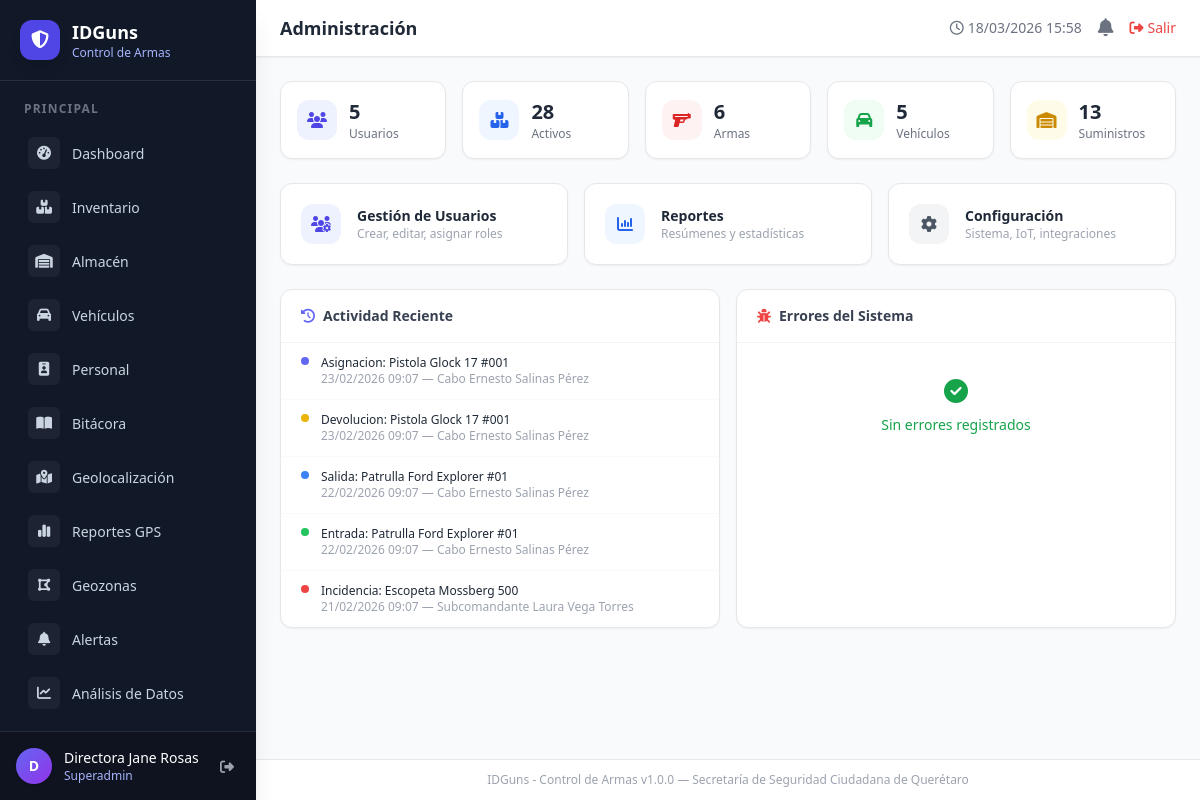
The page /admin (signed in) on the database its author committed.
### tables this page shows
CREATE TABLE `bitacora` (
  `id` int(10) UNSIGNED NOT NULL,
  `tipo` enum('entrada','salida','asignacion','devolucion','incidencia') NOT NULL,
  `activo_id` int(10) UNSIGNED DEFAULT NULL,
  `activo_tipo` varchar(60) DEFAULT NULL,
  `responsable_id` int(10) UNSIGNED DEFAULT NULL,
  `oficial_id` int(10) UNSIGNED DEFAULT NULL,
  `descripcion` text,
  `estado_anterior` varchar(80) DEFAULT NULL,
  `estado_nuevo` varchar(80) DEFAULT NULL,
  `turno` enum('matutino','vespertino','nocturno') NOT NULL DEFAULT 'matutino',
  `fecha` datetime NOT NULL DEFAULT CURRENT_TIMESTAMP,
  `created_at` datetime NOT NULL DEFAULT CURRENT_TIMESTAMP
);

CREATE TABLE `activos` (
  `id` int(10) UNSIGNED NOT NULL,
  `codigo` varchar(30) NOT NULL,
  `nombre` varchar(150) NOT NULL,
  `categoria` varchar(80) NOT NULL DEFAULT 'otro',
  `marca` varchar(80) DEFAULT NULL,
  `modelo` varchar(80) DEFAULT NULL,
  `serie` varchar(80) DEFAULT NULL,
  `color` varchar(40) DEFAULT NULL,
  `estado` enum('activo','baja','mantenimiento') NOT NULL DEFAULT 'activo',
  `responsable_id` int(10) UNSIGNED DEFAULT NULL,
  `personal_id` int(10) UNSIGNED DEFAULT NULL COMMENT 'Responsable del activo (tabla personal)',
  `ubicacion` varchar(150) DEFAULT NULL,
  `descripcion` text,
  `fecha_adquisicion` date DEFAULT NULL,
  `valor` decimal(12,2) DEFAULT NULL,
  `imagen` varchar(255) DEFAULT NULL,
  `created_at` datetime NOT NULL DEFAULT CURRENT_TIMESTAMP
);

CREATE TABLE `users` (
  `id` int(10) UNSIGNED NOT NULL,
  `nombre` varchar(120) NOT NULL,
  `username` varchar(60) NOT NULL,
  `email` varchar(120) DEFAULT NULL,
  `password` varchar(255) NOT NULL,
  `rol` enum('superadmin','admin','almacen','bitacora') NOT NULL DEFAULT 'bitacora',
  `activo` tinyint(1) UNSIGNED NOT NULL DEFAULT '1',
  `created_at` datetime NOT NULL DEFAULT CURRENT_TIMESTAMP
);

### app/controllers/BaseController.php (called while the page is built, shortened)
<?php
class BaseController
{
    protected function render(string $view, array $data = [], string $layout = 'main'): void
    {
        extract($data);
        $viewFile = ROOT_PATH . '/app/views/' . $view . '.php';
        require $viewFile;
    }
}

### app/controllers/AdminController.php (called while the page is built, shortened)
<?php
class AdminController extends BaseController
{
    private User $userModel;
    public function __construct()
    {
        $this->userModel = new User();
    }
    public function index(): void
    {
        $totalUsers     = $this->userModel->count();
        $totalActivos   = (new Asset())->count();
        $totalArmas     = (new Weapon())->count();
        $totalVehiculos = (new Vehicle())->count();
        $totalSuministros = (new Supply())->count();
        $activity = (new LogEntry())->getRecent(15);
        $errors = (new Setting())->getErrors(10);
        $this->render('admin/index', [
            'title'            => 'Administración',
            'flash'            => $this->getFlash(),
            'totalUsers'       => $totalUsers,
            'totalActivos'     => $totalActivos,
            'totalArmas'       => $totalArmas,
            'totalVehiculos'   => $totalVehiculos,
            'totalSuministros' => $totalSuministros,
            'activity'         => $activity,
            'errors'           => $errors,
        ]);
    }
}

### index.php (called while the page is built, shortened)
<?php
require_once __DIR__ . '/config/database.php';
require_once __DIR__ . '/app/controllers/BaseController.php';
require_once __DIR__ . '/app/models/BaseModel.php';
$requestUri = parse_url($_SERVER['REQUEST_URI'] ?? '/', PHP_URL_PATH);
$uri        = $requestUri;
$uri = trim($uri ?: '/', '/');
$controller = null;
$action     = null;
if (isset($routes[$uri])) {
    [$controller, $action] = $routes[$uri];
}
$obj = new $controller();
$obj->$action();

### config/database.php (called while the page is built, shortened)
<?php
class Database
{
    private static ?PDO $instance = null;
    public static function getInstance(): PDO
    {
        if (self::$instance === null) {
            $dsn     = 'mysql:host=' . DB_HOST . ';dbname=' . DB_NAME . ';charset=' . DB_CHARSET;
            $options = [
                PDO::ATTR_ERRMODE            => PDO::ERRMODE_EXCEPTION,
                PDO::ATTR_DEFAULT_FETCH_MODE => PDO::FETCH_ASSOC,
                PDO::ATTR_EMULATE_PREPARES   => false,
                PDO::MYSQL_ATTR_INIT_COMMAND => "SET NAMES utf8mb4 COLLATE utf8mb4_unicode_ci",
            ];
            self::$instance = new PDO($dsn, DB_USER, DB_PASS, $options);
        }
        return self::$instance;
    }
}

### app/models/BaseModel.php (called while the page is built, shortened)
<?php
class BaseModel
{
    protected PDO    $db;
    protected string $table = '';
    public function __construct()
    {
        $this->db = Database::getInstance();
    }
    public function count(array $conditions = []): int
    {
        [$where, $params] = $this->buildWhere($conditions);
        $stmt = $this->db->prepare("SELECT COUNT(*) FROM {$this->table}" . $where);
        $stmt->execute($params);
        return (int) $stmt->fetchColumn();
    }
    public function query(string $sql, array $params = []): array
    {
        $stmt = $this->db->prepare($sql);
        $stmt->execute($params);
        return $stmt->fetchAll();
    }
    private function buildWhere(array $conditions): array
    {
        if (empty($conditions)) return ['', []];
        $wheres = [];
        $params = [];
        return [' WHERE ' . implode(' AND ', $wheres), $params];
    }
}

### app/models/LogEntry.php (called while the page is built, shortened)
<?php
class LogEntry extends BaseModel
{
    public function getRecent(int $limit = 8): array
    {
        return $this->query(
            "SELECT b.*, u.nombre AS responsable_nombre,
                    o.nombre AS oficial_nombre, a.nombre AS activo_nombre
             FROM bitacora b
             LEFT JOIN users u     ON b.responsable_id = u.id
             LEFT JOIN oficiales o ON b.oficial_id = o.id
             LEFT JOIN activos a   ON b.activo_id = a.id
             ORDER BY b.fecha DESC LIMIT {$limit}"
        );
    }
}

### app/views/admin/index.php (the view, shortened to what this page needs)
<div class="grid grid-cols-2 lg:grid-cols-5 gap-4 mb-6">
    <?php
    $stats = [
        ['label'=>'Usuarios',      'value'=>$totalUsers,       'icon'=>'fa-users',         'color'=>'indigo'],
        ['label'=>'Activos',        'value'=>$totalActivos,     'icon'=>'fa-boxes-stacked', 'color'=>'blue'],
        ['label'=>'Armas',          'value'=>$totalArmas,       'icon'=>'fa-gun',           'color'=>'red'],
        ['label'=>'Vehículos',      'value'=>$totalVehiculos,   'icon'=>'fa-car',           'color'=>'green'],
        ['label'=>'Suministros',    'value'=>$totalSuministros, 'icon'=>'fa-warehouse',     'color'=>'yellow'],
    ];
    foreach ($stats as $s): ?>
    <div class="bg-white rounded-xl shadow-sm border border-gray-200 p-4 flex items-center gap-3">
        <div class="w-10 h-10 rounded-xl bg-<?= $s['color'] ?>-50 flex items-center justify-center">
            <i class="fa-solid <?= $s['icon'] ?> text-<?= $s['color'] ?>-600"></i>
        </div>
        <div>
            <p class="text-xl font-bold text-gray-800"><?= $s['value'] ?></p>
            <p class="text-xs text-gray-500"><?= $s['label'] ?></p>
        </div>
    </div>
    <?php endforeach; ?>
</div>
<div class="grid grid-cols-1 md:grid-cols-3 gap-4 mb-6">
    <?php if (in_array($_SESSION['user_role']??'', ['superadmin','admin'])): ?>
    <a href="<?= BASE_URL ?>/admin/usuarios"
       class="bg-white rounded-xl shadow-sm border border-gray-200 p-5 hover:shadow-md transition-shadow flex items-center gap-4">
        <div class="w-10 h-10 bg-indigo-50 rounded-xl flex items-center justify-center">
            <i class="fa-solid fa-users-gear text-indigo-600"></i>
        </div>
        <div>
            <p class="font-semibold text-gray-800 text-sm">Gestión de Usuarios</p>
            <p class="text-xs text-gray-400">Crear, editar, asignar roles</p>
        </div>
    </a>
    <a href="<?= BASE_URL ?>/admin/reportes"
       class="bg-white rounded-xl shadow-sm border border-gray-200 p-5 hover:shadow-md transition-shadow flex items-center gap-4">
        <div class="w-10 h-10 bg-blue-50 rounded-xl flex items-center justify-center">
            <i class="fa-solid fa-chart-column text-blue-600"></i>
        </div>
        <div>
            <p class="font-semibold text-gray-800 text-sm">Reportes</p>
            <p class="text-xs text-gray-400">Resúmenes y estadísticas</p>
        </div>
    </a>
    <a href="<?= BASE_URL ?>/configuracion"
       class="bg-white rounded-xl shadow-sm border border-gray-200 p-5 hover:shadow-md transition-shadow flex items-center gap-4">
        <div class="w-10 h-10 bg-gray-100 rounded-xl flex items-center justify-center">
            <i class="fa-solid fa-gear text-gray-600"></i>
        </div>
        <div>
            <p class="font-semibold text-gray-800 text-sm">Configuración</p>
            <p class="text-xs text-gray-400">Sistema, IoT, integraciones</p>
        </div>
    </a>
    <?php endif; ?>
</div>
<div class="grid grid-cols-1 lg:grid-cols-2 gap-4">
    <div class="bg-white rounded-xl shadow-sm border border-gray-200">
        <div class="px-5 py-4 border-b border-gray-100 flex items-center justify-between">
            <h3 class="text-sm font-semibold text-gray-700"><i class="fa-solid fa-clock-rotate-left mr-2 text-indigo-500"></i>Actividad Reciente</h3>
        </div>
        <?php if (empty($activity)): ?>
        <p class="text-center text-gray-400 py-8 text-sm">Sin actividad reciente</p>
        <?php else: ?>
        <ul class="divide-y divide-gray-50">
        <?php foreach (array_slice($activity, 0, 8) as $a):
            $tipoColors=['entrada'=>'green','salida'=>'blue','asignacion'=>'indigo','devolucion'=>'yellow','incidencia'=>'red'];
            $tc=$tipoColors[$a['tipo']]??'gray';
        ?>
        <li class="px-5 py-3 flex items-start gap-3">
            <span class="mt-0.5 inline-block w-2 h-2 rounded-full bg-<?= $tc ?>-500 flex-shrink-0"></span>
            <div class="flex-1 min-w-0">
                <p class="text-xs font-medium text-gray-800 truncate">
                    <?= ucfirst($a['tipo']) ?>: <?= htmlspecialchars($a['activo_nombre']??'—', ENT_QUOTES,'UTF-8') ?>
                </p>
                <p class="text-xs text-gray-400"><?= date('d/m/Y H:i', strtotime($a['fecha'])) ?> — <?= htmlspecialchars($a['responsable_nombre']??'', ENT_QUOTES,'UTF-8') ?></p>
            </div>
        </li>
        <?php endforeach; ?>
        </ul>
        <?php endif; ?>
    </div>
    <div class="bg-white rounded-xl shadow-sm border border-gray-200">
        <div class="px-5 py-4 border-b border-gray-100">
            <h3 class="text-sm font-semibold text-gray-700"><i class="fa-solid fa-bug mr-2 text-red-500"></i>Errores del Sistema</h3>
        </div>
        <?php if (empty($errors)): ?>
        <div class="py-8 text-center text-sm text-green-600">
            <i class="fa-solid fa-circle-check text-2xl mb-2 block"></i>Sin errores registrados
        </div>
        <?php endif; ?>
    </div>
</div>

### rows shown on the page
bitacora: tipo "Asignacion", activo.nombre "Pistola Glock 17 #001", fecha "23/02/2026 09:07", responsable.nombre "Cabo Ernesto Salinas Pérez"
bitacora: tipo "Devolucion", activo.nombre "Pistola Glock 17 #001", fecha "23/02/2026 09:07", responsable.nombre "Cabo Ernesto Salinas Pérez"
bitacora: tipo "Salida", activo.nombre "Patrulla Ford Explorer #01", fecha "22/02/2026 09:07", responsable.nombre "Cabo Ernesto Salinas Pérez"
bitacora: tipo "Entrada", activo.nombre "Patrulla Ford Explorer #01", fecha "22/02/2026 09:07", responsable.nombre "Cabo Ernesto Salinas Pérez"
bitacora: tipo "Incidencia", activo.nombre "Escopeta Mossberg 500", fecha "21/02/2026 09:07", responsable.nombre "Subcomandante Laura Vega Torres"

### other values the page prints
$label "Dashboard Inventario Almacén Vehículos Personal Bitácora Geolocalización Reportes GPS Geozonas Alertas Análisis de Datos"
substr($_SESSION['user_name'] ?? 'U', 0, 1) "D"
$_SESSION['user_name'] "Directora Jane Rosas"
$_SESSION['user_role'] "Superadmin"
$title "Administración"
$s['value'] "5"
$s['label'] "Usuarios"
$s['value'] "28"
$s['label'] "Activos"
$s['value'] "6"
$s['label'] "Armas"
$s['label'] "Vehículos"
$s['value'] "13"
$s['label'] "Suministros"
APP_NAME "IDGuns - Control de Armas"
